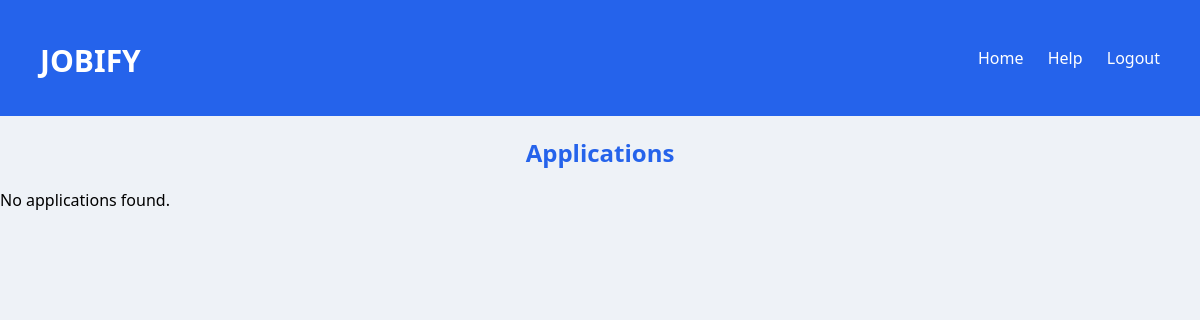
The page /view-applications/ (signed in) on the database as committed earlier.
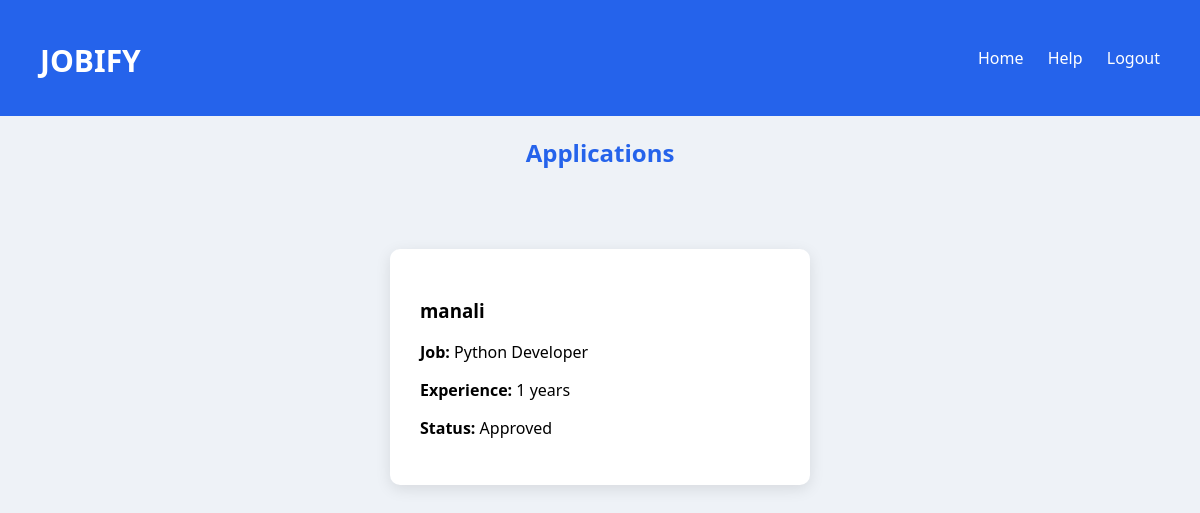
The same page on the database as committed later.
### portal/models.py (models this page shows, shortened)
class Application(models.Model):
    candidate = models.ForeignKey(Candidate, on_delete=models.CASCADE)
    job = models.ForeignKey(Job, on_delete=models.CASCADE)
    resume = models.FileField(upload_to='resumes/', null=True, blank=True)
    experience = models.IntegerField(null=True, blank=True)
    applied_on = models.DateTimeField(auto_now_add=True)
    status = models.CharField(max_length=20, default="Pending")
    interview_date = models.DateField(null=True, blank=True)
    interview_time = models.TimeField(null=True, blank=True)
    interview_mode = models.CharField(max_length=50, null=True, blank=True)

class Candidate(models.Model):
    name = models.CharField(max_length=100)
    email = models.EmailField()
    password = models.CharField(max_length=100)
    role = models.CharField(max_length=20)

class Job(models.Model):
    title = models.CharField(max_length=200)
    company = models.ForeignKey(Company, on_delete=models.CASCADE)
    location = models.CharField(max_length=200)
    salary = models.CharField(max_length=100, null=True, blank=True)

### portal/views.py (the view)
# urls.py: path('view-applications/', views.view_applications, name='view_applications'),
def view_applications(request):
    company_email = request.session.get('email')
    if not company_email:
        return redirect('login')
    company = Company.objects.filter(email=company_email).first()
    if not company:
        return redirect('login')
    jobs = Job.objects.filter(company=company)
    applications = Application.objects.filter(job__in=jobs)
    return render(request, 'portal/View_applications.html', {
        'applications': applications
    })

### templates/portal/View_applications.html (shortened to what this page needs)
{% load static %}
<!doctype html>
<html>
  <head>
    <link rel="stylesheet" href="{% static 'css/style.css' %}" />
  </head>
  <body>
    <div class="navbar">
      <h2 class="logo">JOBIFY</h2>
      <div class="nav-links">
        <a href="{% url 'company' %}">Home</a>
        <a href="{% url 'help' %}">Help</a>
        <a href="{% url 'logout' %}">Logout</a>
      </div>
    </div>
    <div class="container">
      <h2>Applications</h2>
      {% for app in applications %}
      <div class="card">
        <h3>{{ app.candidate.name }}</h3>
        <p><strong>Job:</strong> {{ app.job.title }}</p>
        <p><strong>Experience:</strong> {{ app.experience }} years</p>
        <p><strong>Status:</strong> {{ app.status }}</p>
      </div>
      {% empty %}
      <p>No applications found.</p>
      {% endfor %}
    </div>
  </body>
</html>

Rows that differ between the two databases and show on the page:
added Application: candidate.name "manali", job "Python Developer", experience "1", status "Approved"
Other text that changed with them:
text no longer shown: "No applications found."
